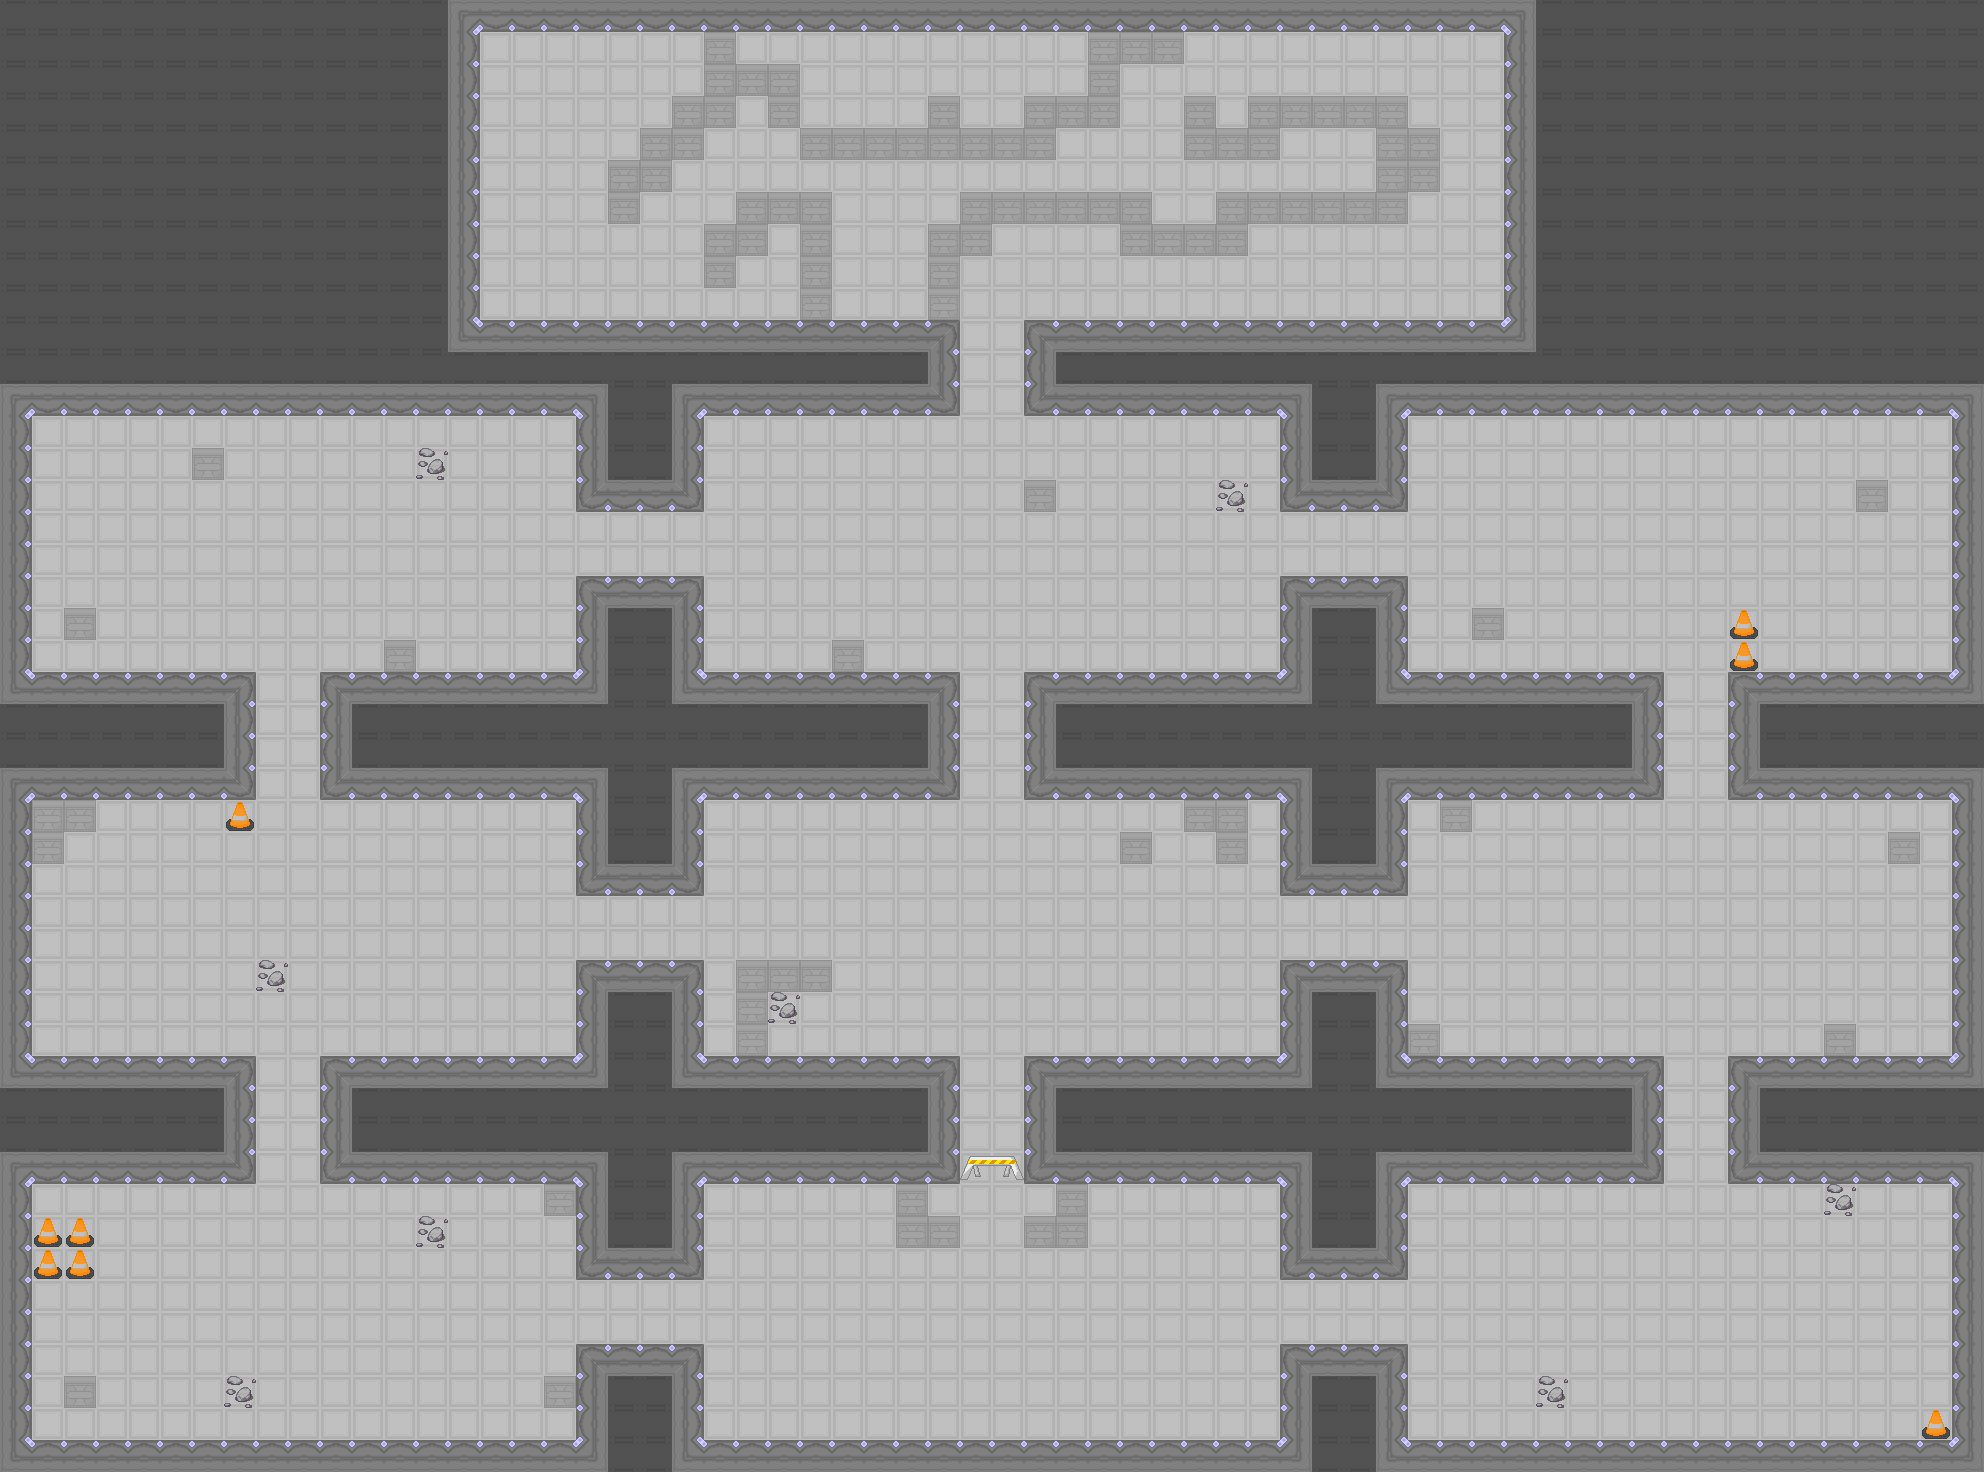

A 2D game scene composited from a Tiled map and its tileset images. What follows is a short description and the map's XML, with each tile layer's data collapsed to a summary:
An orthogonal 62x46 tile map with 32x32 px tiles, 2 tile layers (Tile Layer 1, Tile Layer 2), 18 tilesets and 112 objects (13x robot, 11x robotUp, 6x health, CoreEntity, player).

<map version="1.0" orientation="orthogonal" renderorder="right-down" width="62" height="46" tilewidth="32" tileheight="32" nextobjectid="135">
 <tileset firstgid="1" name="wall_right" tilewidth="32" tileheight="32">
  <image source="../img/map/wall_right.png" width="32" height="32" />
 </tileset>
 <tileset firstgid="2" name="wall_left" tilewidth="32" tileheight="32">
  <image source="../img/map/wall_left.png" width="32" height="32" />
 </tileset>
 <tileset firstgid="3" name="wall_top" tilewidth="32" tileheight="32">
  <image source="../img/map/wall_top.png" width="32" height="32" />
 </tileset>
 <tileset firstgid="4" name="wall_bottom" tilewidth="32" tileheight="32">
  <image source="../img/map/wall_bottom.png" width="32" height="32" />
 </tileset>
 <tileset firstgid="5" name="wall_corner_bottom_right" tilewidth="32" tileheight="32">
  <image source="../img/map/wall_corner_bottom_right.png" width="32" height="32" />
 </tileset>
 <tileset firstgid="6" name="wall_corner_bottom_left" tilewidth="32" tileheight="32">
  <image source="../img/map/wall_corner_bottom_left.png" width="32" height="32" />
 </tileset>
 <tileset firstgid="7" name="wall_corner_top_left" tilewidth="32" tileheight="32">
  <image source="../img/map/wall_corner_top_left.png" width="32" height="32" />
 </tileset>
 <tileset firstgid="8" name="wall_corner_top_right" tilewidth="32" tileheight="32">
  <image source="../img/map/wall_corner_top_right.png" width="32" height="32" />
 </tileset>
 <tileset firstgid="9" name="wall_edge_bottom_left" tilewidth="32" tileheight="32">
  <image source="../img/map/wall_edge_bottom_left.png" width="32" height="32" />
 </tileset>
 <tileset firstgid="10" name="wall_edge_top_left" tilewidth="32" tileheight="32">
  <image source="../img/map/wall_edge_top_left.png" width="32" height="32" />
 </tileset>
 <tileset firstgid="11" name="wall_edge_top_right" tilewidth="32" tileheight="32">
  <image source="../img/map/wall_edge_top_right.png" width="32" height="32" />
 </tileset>
 <tileset firstgid="12" name="wall_edge_bottom_right" tilewidth="32" tileheight="32">
  <image source="../img/map/wall_edge_bottom_right.png" width="32" height="32" />
 </tileset>
 <tileset firstgid="13" name="metal_floor" tilewidth="32" tileheight="32">
  <image source="../img/map/metal_floor.png" width="32" height="32" />
 </tileset>
 <tileset firstgid="14" name="metal_top" tilewidth="32" tileheight="32">
  <image source="../img/map/metal_top.png" width="32" height="32" />
 </tileset>
 <tileset firstgid="15" name="metal_box" tilewidth="32" tileheight="32">
  <image source="../img/map/metal_box.png" width="32" height="32" />
 </tileset>
 <tileset firstgid="16" name="rocks" tilewidth="32" tileheight="32">
  <image source="../img/map/rocks.png" width="64" height="32" />
 </tileset>
 <tileset firstgid="18" name="barrier" tilewidth="32" tileheight="32">
  <image source="../img/map/barrier.png" width="64" height="32" />
 </tileset>
 <tileset firstgid="20" name="cone" tilewidth="32" tileheight="32">
  <image source="../img/map/cone.png" width="32" height="32" />
 </tileset>
 <layer name="Tile Layer 1" width="62" height="46">
  <data>[2852 cells, 2852 non-empty, 15 distinct tile ids]</data>
 </layer>
 <layer name="Tile Layer 2" width="62" height="46">
  <data>[2852 cells, 50 non-empty, 5 distinct tile ids]</data>
 </layer>
 <objectgroup color="#a40002" name="Enemies">
  <object id="96" name="robotUp" x="800" y="1248" width="32" height="128" />
  <object id="97" name="robotUp" x="1184" y="1248" width="32" height="128" />
  <object id="98" name="robot" x="1600" y="1216" width="192" height="32" />
  <object id="99" name="robot" x="1632" y="832" width="128" height="32" />
  <object id="100" name="robot" x="896" y="864" width="160" height="32" />
  <object id="102" name="robot" x="928" y="992" width="160" height="32" />
  <object id="103" name="robotUp" x="448" y="864" width="32" height="128" />
  <object id="104" name="robotUp" x="1440" y="480" width="32" height="128" />
  <object id="105" name="robot" x="1696" y="544" width="128" height="32" />
  <object id="106" name="robot" x="928" y="416" width="160" height="32" />
  <object id="109" name="robot" x="256" y="512" width="128" height="32" />
  <object id="110" name="robot" x="1120" y="288" width="256" height="32" />
  <object id="111" name="robotUp" x="896" y="192" width="32" height="96" />
  <object id="112" name="CoreEntity" x="512" y="64" width="32" height="32" />
  <object id="114" name="robot" x="512" y="160" width="64" height="32" />
  <object id="115" name="robotUp" x="576" y="64" width="32" height="64" />
  <object id="124" name="robot" x="512" y="128" width="64" height="32" />
  <object id="126" name="robotUp" x="480" y="64" width="32" height="64" />
  <object id="127" name="robotUp" x="512" y="480" width="32" height="128" />
  <object id="128" name="robot" x="96" y="928" width="128" height="32" />
  <object id="129" name="robot" x="928" y="640" width="160" height="32" />
  <object id="130" name="robotUp" x="1248" y="480" width="32" height="128" />
  <object id="131" name="robotUp" x="704" y="480" width="32" height="128" />
  <object id="132" name="robotUp" x="1664" y="896" width="32" height="128" />
  <object id="133" name="robot" x="1600" y="1312" width="192" height="32" />
 </objectgroup>
 <objectgroup name="collision">
  <object id="4" x="0" y="1056" width="256" height="128" />
  <object id="5" x="320" y="1056" width="640" height="128" />
  <object id="6" x="576" y="960" width="128" height="320" />
  <object id="7" x="1024" y="1056" width="640" height="128" />
  <object id="8" x="1280" y="960" width="128" height="320" />
  <object id="9" x="1728" y="1056" width="256" height="128" />
  <object id="10" x="576" y="1344" width="128" height="128" />
  <object id="11" x="1280" y="1344" width="128" height="128" />
  <object id="12" x="0" y="672" width="256" height="128" />
  <object id="13" x="320" y="672" width="640" height="128" />
  <object id="14" x="576" y="576" width="128" height="320" />
  <object id="16" x="1024" y="672" width="640" height="128" />
  <object id="17" x="1280" y="576" width="128" height="320" />
  <object id="18" x="1728" y="672" width="256" height="128" />
  <object id="19" x="0" y="384" width="32" height="1088" />
  <object id="20" x="0" y="1440" width="1984" height="32" />
  <object id="21" x="1952" y="384" width="32" height="1088" />
  <object id="22" x="0" y="384" width="960" height="32" />
  <object id="23" x="1024" y="384" width="960" height="32" />
  <object id="25" x="576" y="384" width="128" height="128" />
  <object id="26" x="1280" y="384" width="128" height="128" />
  <object id="27" x="448" y="0" width="1088" height="32" />
  <object id="28" x="448" y="32" width="32" height="320" />
  <object id="29" x="448" y="320" width="512" height="64" />
  <object id="30" x="1024" y="320" width="512" height="64" />
  <object id="31" x="1504" y="0" width="32" height="352" />
  <object id="32" x="32" y="1216" width="64" height="64" />
  <object id="33" x="64" y="1376" width="32" height="32" />
  <object id="34" x="544" y="1184" width="32" height="32" />
  <object id="36" x="544" y="1376" width="32" height="32" />
  <object id="38" x="32" y="800" width="64" height="32" />
  <object id="39" x="32" y="832" width="32" height="32" />
  <object id="40" x="224" y="800" width="32" height="32" />
  <object id="41" x="64" y="608" width="32" height="32" />
  <object id="42" x="192" y="448" width="32" height="32" />
  <object id="43" x="384" y="640" width="32" height="32" />
  <object id="44" x="832" y="640" width="32" height="32" />
  <object id="45" x="1024" y="480" width="32" height="32" />
  <object id="46" x="1472" y="608" width="32" height="32" />
  <object id="47" x="1728" y="608" width="32" height="64" />
  </objectgroup>
 <objectgroup color="#000ba4" name="Entities">
  <!-- 7 objects omitted --></objectgroup>
</map>
<!-- 47 of 112 objects omitted -->
